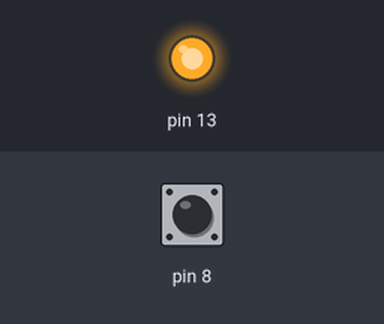
Bench run of a sketch on a simulated Arduino Uno, built with avr-gcc and run on an emulated ATmega328P. Shown: output pins drawn as LEDs (lit = HIGH). The test bench sets the inputs (shaded band); at power-on: pin 8 HIGH. What the sketch prints to the serial monitor is not drawn.

Above: at 1.2 s.
1.3 s: pin 8 pulled LOW for 0.15 s
At 1.37 s:
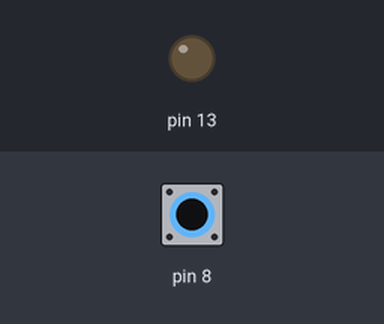
2.9 s: pin 8 pulled LOW for 3.2 s
At 6.5 s:
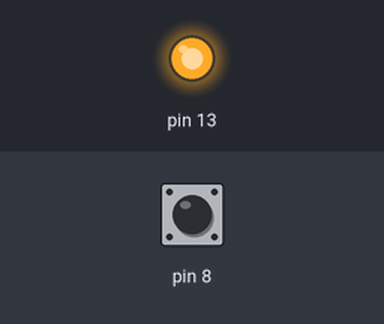
Timing chart, 0 to 8.0 s (numbered marks = the images above; inputs shaded):
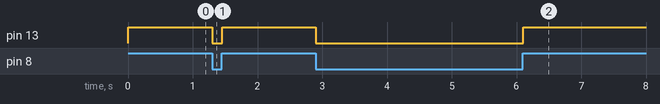

The sketch:

tilt_switch_led.ino
```cpp
void setup() {
  // put your setup code here, to run once:
pinMode(13, OUTPUT);
pinMode(8, INPUT);
Serial.begin(9600);
digitalWrite(8,HIGH);
}

void loop() {
  // put your main code here, to run repeatedly:

  if(digitalRead(8)==HIGH){
    digitalWrite(13,HIGH);
    Serial.println(digitalRead(8));
    }
  else{
    digitalWrite(13,LOW);
    Serial.println(digitalRead(8));
    }

}
```

Measured:
- after the input at 1.3 s, pin 13: HIGH → LOW at once, → HIGH 0.15 s later
- after the input at 2.9 s, pin 13: HIGH → LOW at once, → HIGH 3.2 s later
